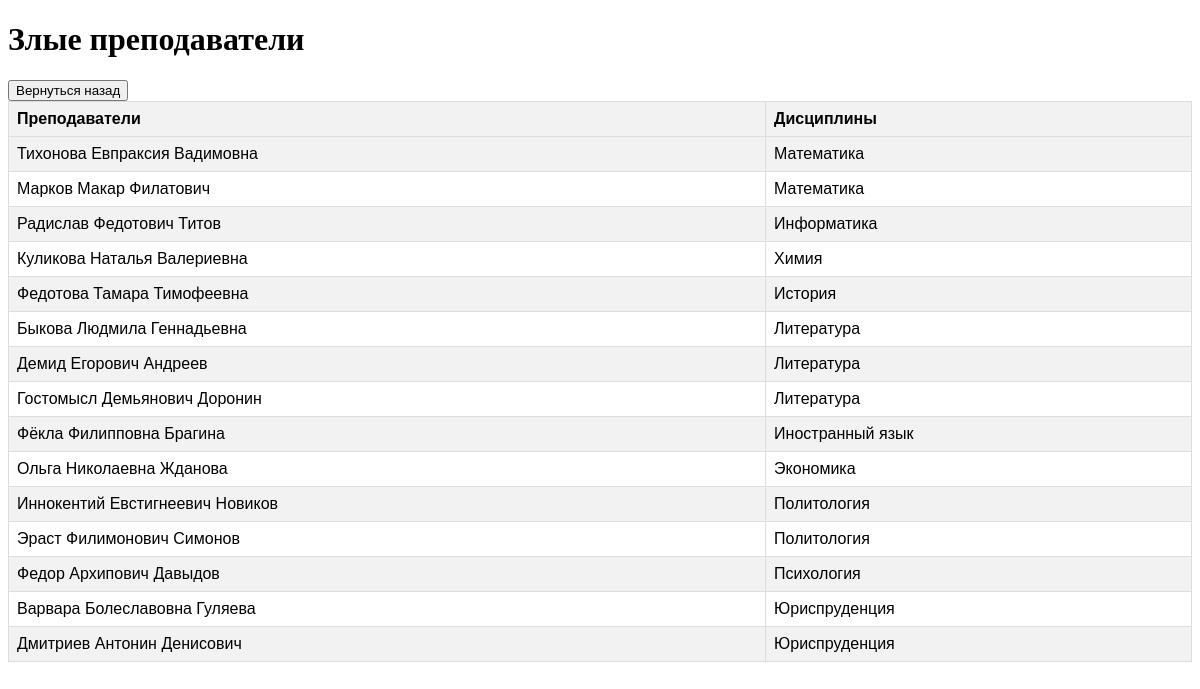
The page /teachers on the database its author committed.
### schedule/models.py (models this page shows, shortened)
class Teachers(models.Model):
    name = models.CharField(max_length=255)
    study_discipline = models.ForeignKey('Discipline', on_delete=models.DO_NOTHING)

class Discipline(models.Model):
    EXAM_CHOISES = (
        ('зачет', 'зачет'),
        ('экзамен', 'экзамен'),
    )
    name = models.CharField(max_length=255)
    exam = models.CharField(max_length=255, choices=EXAM_CHOISES)
    def __str__(self):
        return self.name

### schedule/views.py (the view)
# urls.py: path('teachers', views.teachers, name = 'teachers'),
def teachers(request):
    objects = Teachers.objects.filter(
        Q(session__mark='2') |
        Q(session__mark='незачет')
    ).distinct().order_by('study_discipline')
    return render(request, 'schedule/teachers.html', {'objects': objects})

### schedule/templates/schedule/teachers.html (shortened to what this page needs)
<!DOCTYPE html>
<head>
</head>
<body>
    <h1>Злые преподаватели</h1>
    <button class="button"><a href="index" style="color: inherit; text-decoration: none;">Вернуться назад</a></button>
    <br />
    <table>
        <tr>
            <th>Преподаватели</th>
            <th>Дисциплины</th>
        </tr>
        {% for obj in objects %}
        <tr>
            <td>{{ obj.name }}</td>
            <td>{{ obj.study_discipline }}</td>
        </tr>
        {% endfor %}
    </table>
</body>
<html>

### schedule/templates/schedule/teachers.html (style rules this page uses)
table { font-family: Arial, sans-serif; border-collapse: collapse; width: 100%; }
th, td { border: 1px solid #dddddd; text-align: left; padding: 8px; }
th { background-color: #f2f2f2; }
tr:nth-child(even) { background-color: #f2f2f2; }

### rows shown on the page
Teachers: name "Тихонова Евпраксия Вадимовна", study_discipline "Математика"
Teachers: name "Марков Макар Филатович", study_discipline "Математика"
Teachers: name "Радислав Федотович Титов", study_discipline "Информатика"
Teachers: name "Куликова Наталья Валериевна", study_discipline "Химия"
Teachers: name "Федотова Тамара Тимофеевна", study_discipline "История"
Teachers: name "Быкова Людмила Геннадьевна", study_discipline "Литература"
Teachers: name "Демид Егорович Андреев", study_discipline "Литература"
Teachers: name "Гостомысл Демьянович Доронин", study_discipline "Литература"
Teachers: name "Фёкла Филипповна Брагина", study_discipline "Иностранный язык"
Teachers: name "Ольга Николаевна Жданова", study_discipline "Экономика"
Teachers: name "Иннокентий Евстигнеевич Новиков", study_discipline "Политология"
Teachers: name "Эраст Филимонович Симонов", study_discipline "Политология"
Teachers: name "Федор Архипович Давыдов", study_discipline "Психология"
Teachers: name "Варвара Болеславовна Гуляева", study_discipline "Юриспруденция"
Teachers: name "Дмитриев Антонин Денисович", study_discipline "Юриспруденция"
